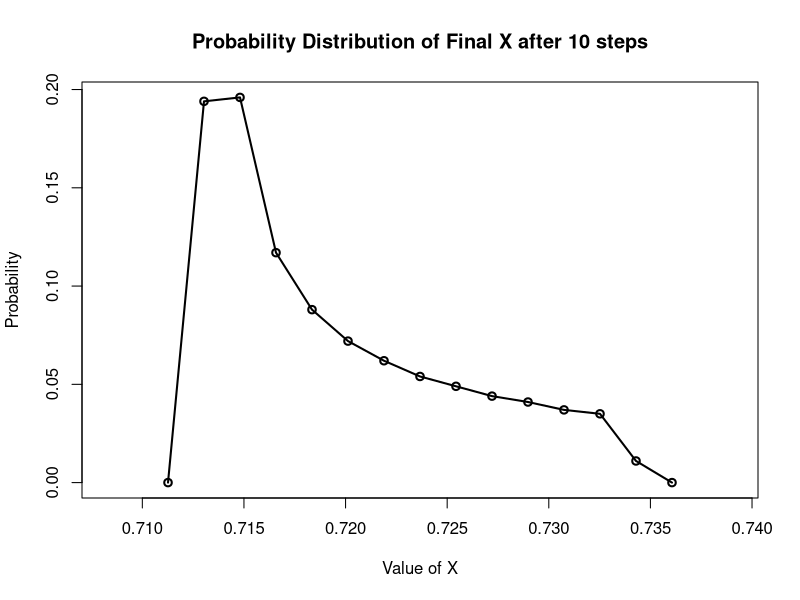
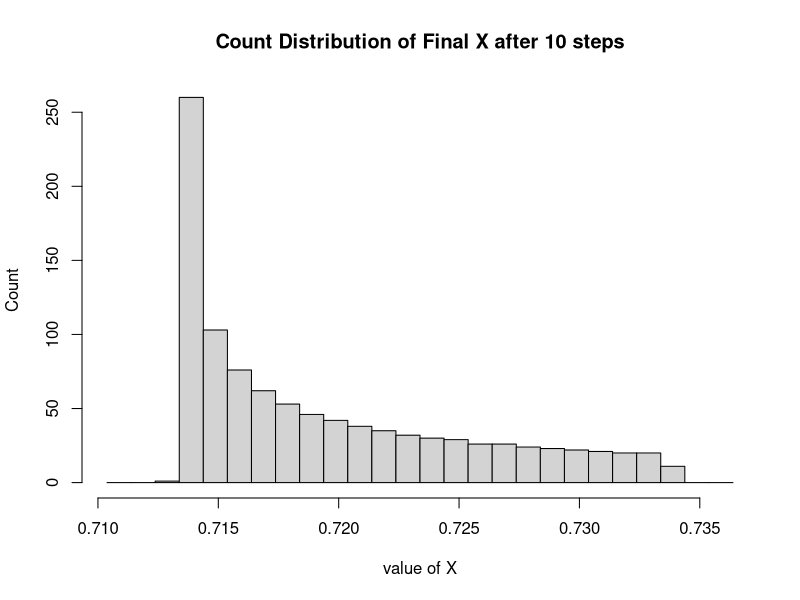
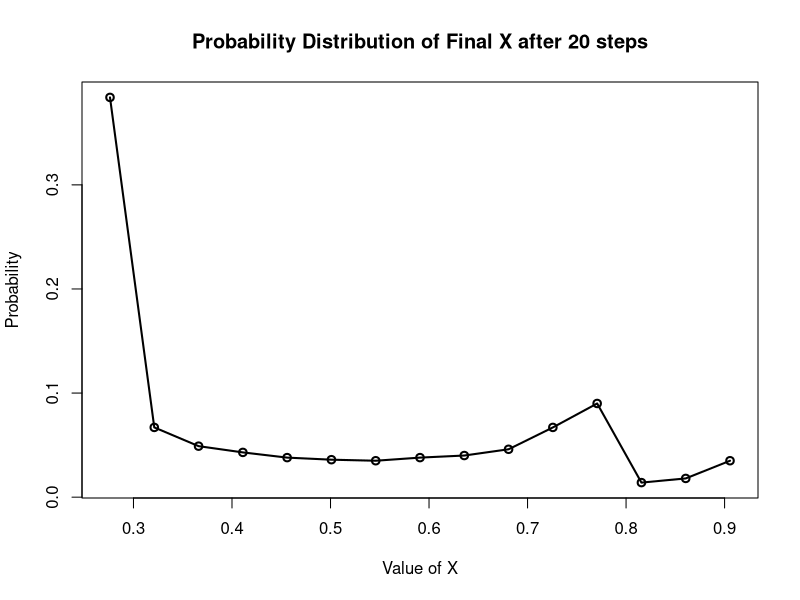
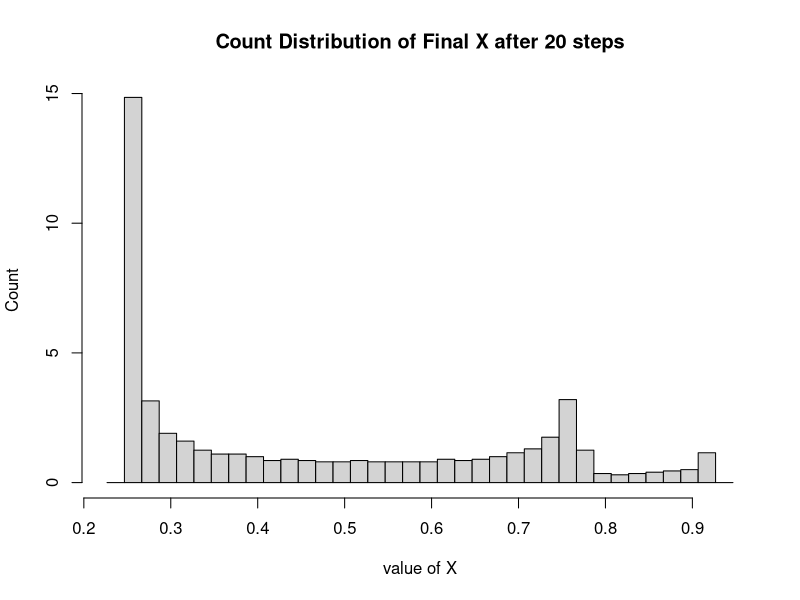
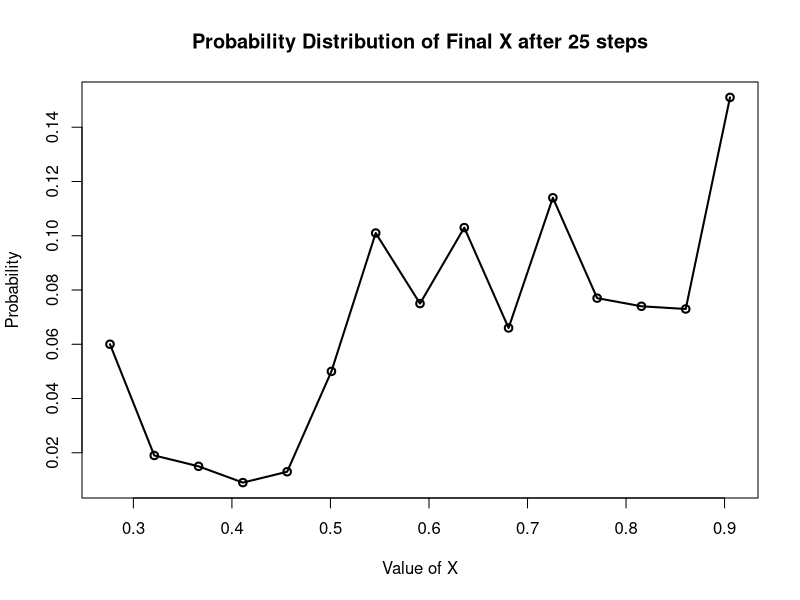
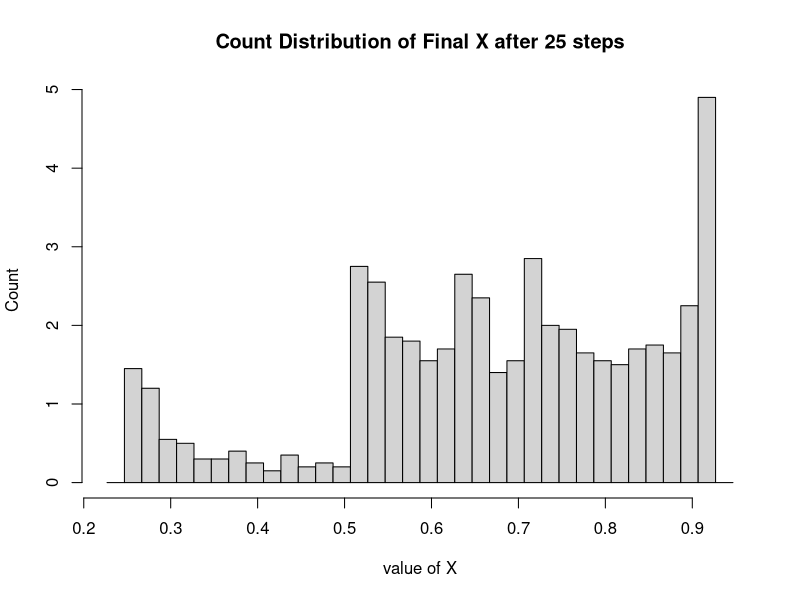

The R script that drew these images, in order:
## ---- chunk 1
knitr::opts_chunk$set(echo = TRUE)
library(dplyr)
## ---- chunk 2
# function that calculate the X after n iteration from a set of initial values
X_over_n <- function(r, set_X_0, n){
  # initialize the set 
  set_X_n <- set_X_0
  # update the set 
  for (i in 1:n) {
    set_X_n <- r * set_X_n * (1 - set_X_n)
  }
  
  return(set_X_n)
}

## ---- chunk 3
# write a function that returns the probability distribution
prob_dist <- function(set_X){
  # get the range
  min_X_n <- min(set_X) - 0.003
  max_X_n <- max(set_X) + 0.003
  
  # get the bins
  BinNum <- 15
  BinSize <- (max_X_n - min_X_n) / BinNum
  BinCounts <- matrix(min_X_n, max_X_n, BinNum)
  
  # calculate the count for each bin
  for (i in 1:BinNum){ 
    llim<- (i-1)*BinSize + min_X_n
    ulim<- i*BinSize + min_X_n
    logicalvector <- (set_X>=llim & set_X < ulim)
    BinCounts[i] <- sum(as.integer(logicalvector))
  }
  
  # get the bin centres and probability density
  BinCentres <- min_X_n + seq(BinNum)*BinSize - BinSize/2
  Probability_density <- BinCounts/length(set_X)
  data.frame(BinCentres = BinCentres, Probability_density = Probability_density)
  
  # return the probability distribution
  return(data.frame(BinCentres = BinCentres, 
                    Probability_density = Probability_density))
}
## ---- chunk 4
# set the initial parameter
initial_X0_values <- seq(from=0.50, to=0.51, length.out = 1000)
r <- 3.7

# for n = 10
n <- 10
Xn_values <- X_over_n(r, initial_X0_values, n)
Xn_prob_dist <- prob_dist(Xn_values)
plot(Xn_prob_dist$BinCentres, Xn_prob_dist$Probability_density,
     main = "Probability Distribution of Final X after 10 steps",
     xlim = c(min(Xn_prob_dist$BinCentres) - 0.003, 
              max(Xn_prob_dist$BinCentres) + 0.003), 
     ylim = c(min(Xn_prob_dist$Probability_density), 
              max(Xn_prob_dist$Probability_density)), 
      xlab="Value of X", ylab="Probability", type="o",lwd=2)

hist(Xn_values, probability = TRUE, 
     breaks = seq(min(Xn_values) - 0.003, max(Xn_values) + 0.003, 0.001),
     main = "Count Distribution of Final X after 10 steps",
     ylab = "Count",
     xlab = "value of X")

## ---- chunk 5
# for n = 20
n <- 20
Xn_values <- X_over_n(r, initial_X0_values, n)
Xn_prob_dist <- prob_dist(Xn_values)
plot(Xn_prob_dist$BinCentres, Xn_prob_dist$Probability_density,
     main = "Probability Distribution of Final X after 20 steps",
     xlim = c(min(Xn_prob_dist$BinCentres) - 0.003, 
              max(Xn_prob_dist$BinCentres) + 0.003), 
     ylim = c(min(Xn_prob_dist$Probability_density), 
              max(Xn_prob_dist$Probability_density)), 
      xlab="Value of X", ylab="Probability", type="o",lwd=2)

hist(Xn_values, probability = TRUE, 
     breaks = seq(min(Xn_values) - 0.03, max(Xn_values) + 0.03, 0.02),
     main = "Count Distribution of Final X after 20 steps",
     ylab = "Count",
     xlab = "value of X")
## ---- chunk 6
# for n = 25
n <- 25
Xn_values <- X_over_n(r, initial_X0_values, n)
Xn_prob_dist <- prob_dist(Xn_values)
plot(Xn_prob_dist$BinCentres, Xn_prob_dist$Probability_density,
     main = "Probability Distribution of Final X after 25 steps",
     xlim = c(min(Xn_prob_dist$BinCentres) - 0.003, 
              max(Xn_prob_dist$BinCentres) + 0.003), 
     ylim = c(min(Xn_prob_dist$Probability_density), 
              max(Xn_prob_dist$Probability_density)), 
      xlab="Value of X", ylab="Probability", type="o",lwd=2)

hist(Xn_values, probability = TRUE, 
     breaks = seq(min(Xn_values) - 0.03, max(Xn_values) + 0.03, 0.02),
     main = "Count Distribution of Final X after 25 steps",
     ylab = "Count",
     xlab = "value of X")
